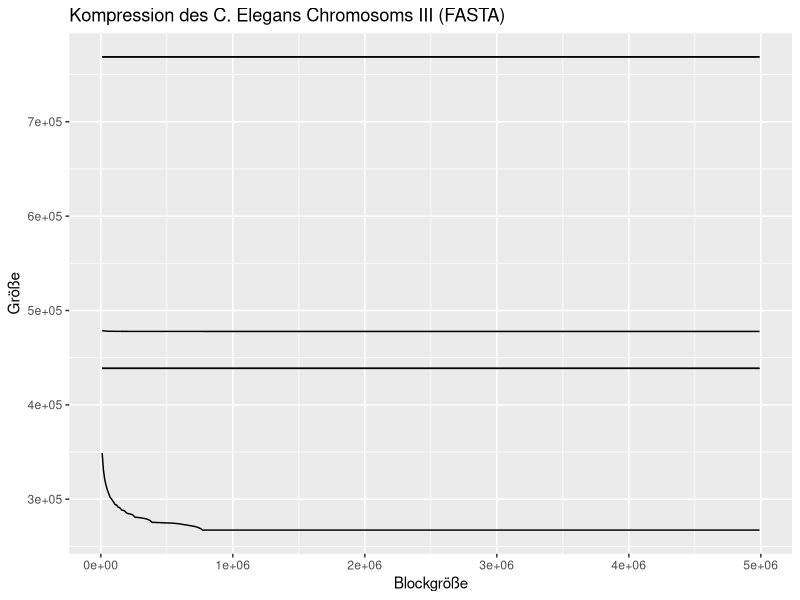

Here is the R script that generated this plot:
df1 <- as.data.frame(read.csv(file="../../rawdata/ebwt.statistics.book1.txt",head=TRUE,sep=","))

#Original size

#df1 <- transform(df1, Algorithm = reorder(BTW+MTF+Huffman, Index))
library(ggplot2)

pdf(file="uk-new-1.pdf",height=5,width=7)

ggplot(data=df1, aes(x=Blocksize, y=Size, group=Algorithm)) +
    #geom_hline(yintercept=4767686) +
    geom_line() + # Thinner lines
    scale_fill_hue(name="Algorithmus") +      # Set legend title
    xlab("Blockgröße") + ylab("Größe") + # Set axis labels
    ggtitle("Kompression des C. Elegans Chromosoms III (FASTA)") +  # Set title
    theme()
    